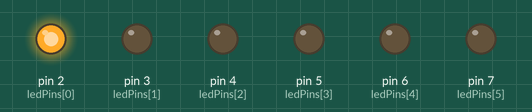
A sketch run on a simulated Arduino Uno, built with avr-gcc and run on an emulated ATmega328P. Shown: output pins drawn as LEDs (lit = HIGH).

Above: at 0.1 s.
At 0.3 s:
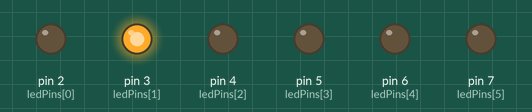
At 0.7 s:
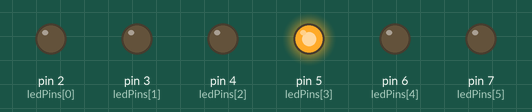
At 1.2 s:
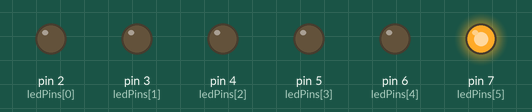
At 2.9 s:
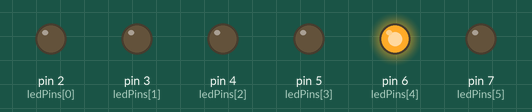
At 4.5 s:
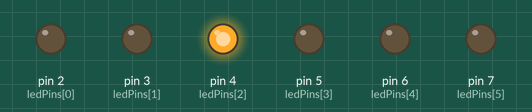
Timing chart, 0 to 4.8 s (numbered marks = the images above):
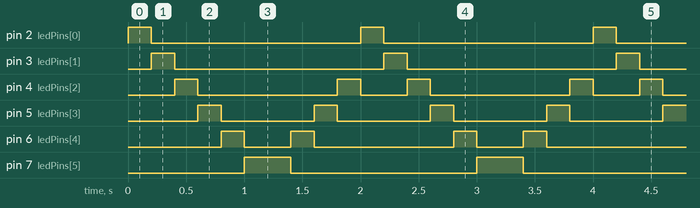

Measured:
- by itself, pin 2 (ledPins[0]), pin 3 (ledPins[1]): alternates HIGH for 0.20 s and LOW for 1.8 s
- by itself, pin 4 (ledPins[2]): repeats every 2.0 s: LOW 1.2 s, HIGH 0.20 s, LOW 0.40 s, HIGH 0.20 s
- by itself, pin 5 (ledPins[3]): alternates HIGH for 0.20 s and LOW for 0.80 s
- by itself, pin 6 (ledPins[4]): repeats every 2.0 s: LOW 0.40 s, HIGH 0.20 s, LOW 1.2 s, HIGH 0.20 s
- by itself, pin 7 (ledPins[5]): alternates HIGH for 0.40 s and LOW for 1.6 s

The sketch:

sketch2.ino
```cpp
// dijital pinleri 3 şekilde tanımlayabiliyoruz
// #define relayPin D5
// pinMode(2, OUTPUT)
// const int relayPin = D5;

int ledPins[] = {2,3,4,5,6,7};

void setup() {
  for(int i=0; i<6; i++){
    pinMode(ledPins[i], OUTPUT);
  }

}

void loop() {
  for(int i=0; i<6; i++){
    digitalWrite(ledPins[i], HIGH);
    delay(200);
    digitalWrite(ledPins[i], LOW);
  }

  for(int j=5; j>1; j--){
    digitalWrite(ledPins[j], HIGH);
    delay(200);
    digitalWrite(ledPins[j], LOW);
  }
}
```
